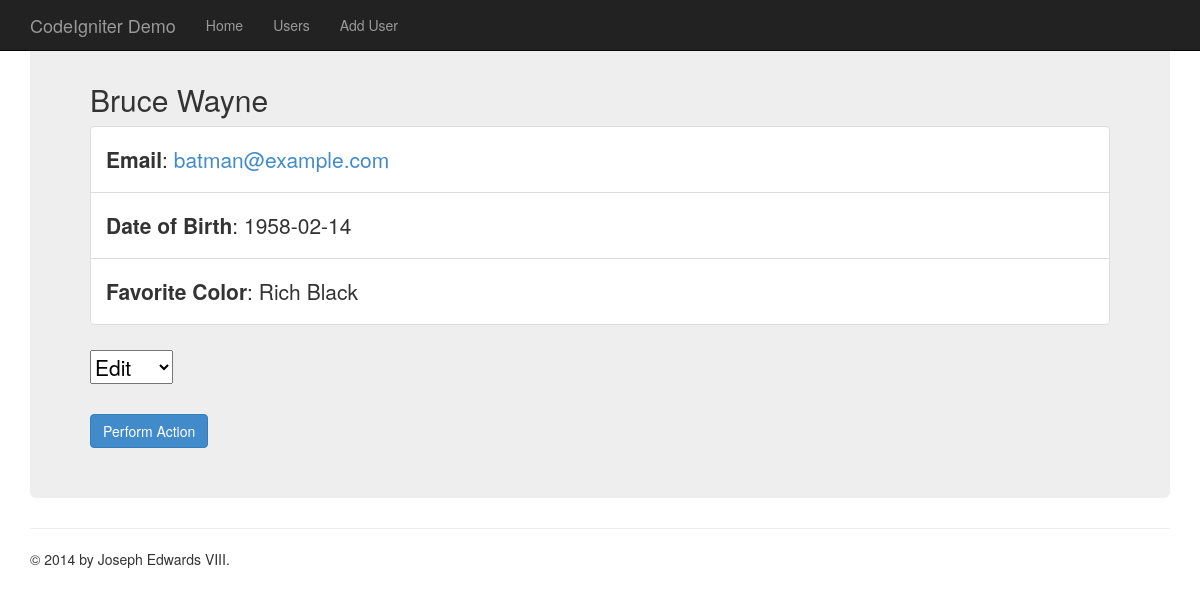
Page /index.php/users/bruce-wayne on the committed database.
### tables this page shows
CREATE TABLE `users` (
  `id` int(11) NOT NULL AUTO_INCREMENT,
  `name` varchar(128) NOT NULL,
  `username` varchar(128) NOT NULL,
  `dob` date NOT NULL,
  `email` varchar(128) NOT NULL,
  `fav_color` varchar(64) NOT NULL,
  PRIMARY KEY (`id`),
  KEY `username` (`username`)
);

### application/controllers/users.php (called while the page is built, shortened)
<?php
class Users extends CI_Controller {
  public function __construct()
  {
    $this->load->model('users_model');
  }
  public function view($username)
  {
    $data['user'] = $this->users_model->get_users($username);
    if ($this->input->post('user_action') == 'edit') {
      $data['title'] = "Update " . $data['user']['name'];
      $this->load->view('templates/header', $data);
      $this->load->view('users/update', $data);
      $this->load->view('templates/footer');
    }
    elseif ($this->input->post('user_action') == 'delete') {
      $data['title'] = "Delete " . $data['user']['name'];
      $this->load->view('templates/header', $data);
      $this->load->view('users/delete-confirm', $data);
      $this->load->view('templates/footer');
    }
    else {
      $data['title'] = $data['user']['name'];
      $this->load->view('templates/header', $data);
      $this->load->view('users/view', $data);
      $this->load->view('templates/footer');
    }
  }
}

### index.php (called while the page is built, shortened)
<?php
require_once BASEPATH.'core/CodeIgniter.php';

### application/models/users_model.php (called while the page is built, shortened)
<?php
class Users_model extends CI_Model {
  public function get_users($username = FALSE)
  {
    $query = $this->db->get_where('users', array('username' => $username));
    return $query->row_array();
  }
}

### application/views/users/view.php (the view)
<h2><?= $user['name'] ?></h2>
<ul class="list-group">
  <li class="list-group-item">
    <strong>Email</strong>:
    <a href="mailto:<?php echo $user['email'] ?>">
      <?php echo $user['email'] ?>
    </a>
  </li>
  <li class="list-group-item">
    <strong>Date of Birth</strong>: <?php echo $user['dob'] ?>
  </li>
  <li class="list-group-item">
    <strong>Favorite Color</strong>: <?php echo $user['fav_color'] ?>
  </li>
</ul>
<?php echo form_open('users/' . $user['username'],
                     array('id' => 'userActionForm')) ?>
<div class="form-group">
   <?php
   echo form_dropdown('user_action',
                      array('edit' => 'Edit', 'delete' => 'Delete'),
                      'edit');
   ?>
</div>
<?php
echo form_submit(array('type' => 'submit',
                       'name' => 'userAction',
                       'id' => 'submit',
                       'class' => 'btn btn-primary',
                       'value' => 'Perform Action'
                       ));
?>
<?php echo form_close() ?>

### assets/css/custom.css (style rules this page uses)
body { padding-top: 15px; }

### rows in the picture
users: name "Bruce Wayne", email "batman@example.com", dob "1958-02-14", fav_color "Rich Black"
